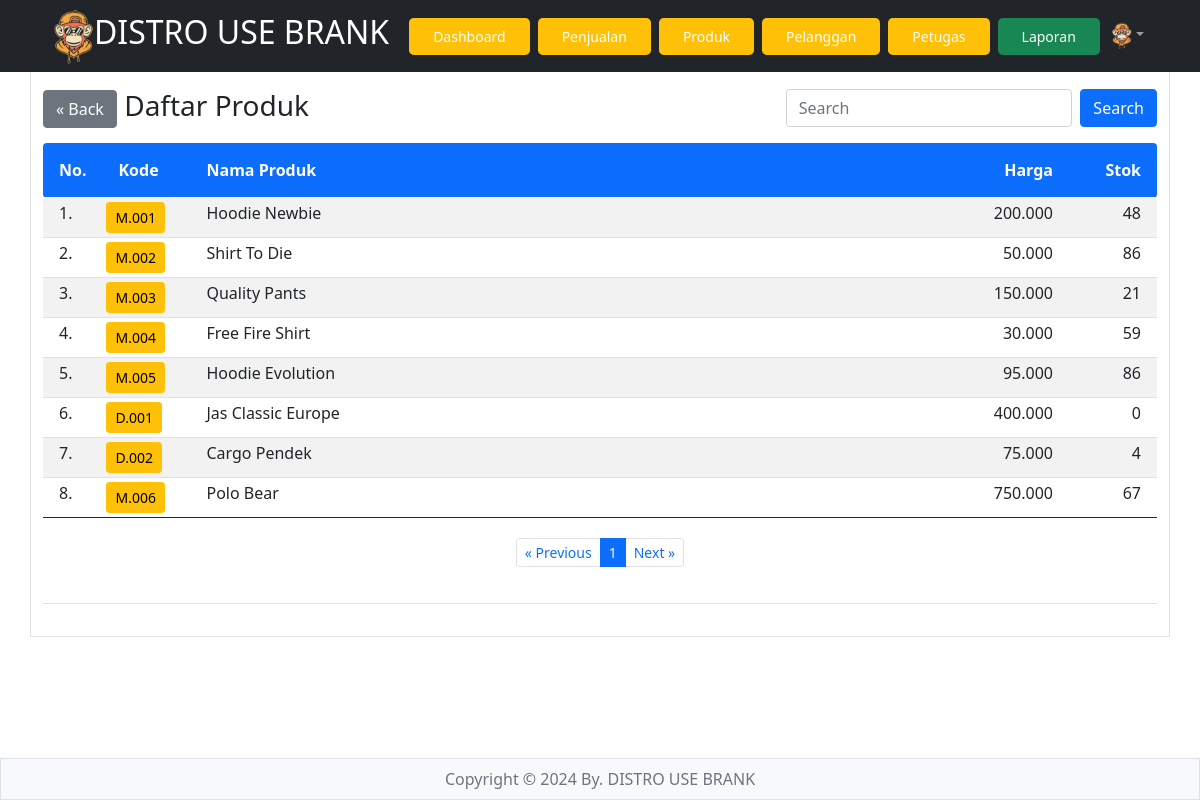
Screenshot of /penjualan/produk.php (signed in) with the database file from the repository.
### tables this page shows
CREATE TABLE `produk` (
  `id_produk` int(11) NOT NULL,
  `kode_produk` varchar(15) DEFAULT NULL,
  `nama_produk` varchar(50) DEFAULT NULL,
  `harga` int(11) DEFAULT NULL,
  `stok` int(11) DEFAULT NULL
);

### penjualan/produk.php (the view, shortened to what this page needs)
<?php
if(!isset($_SESSION['username'])&&!isset($_SESSION['password'])){
?>
<meta http-equiv="refresh" content="0;url=../login.php">
<?php
}else{
?>
<html>
<!DOCTYPE html>
<html lang="en">
<head>
    <link rel="stylesheet" href="../bootstrap/css/bootstrap.min.css" />
</head>
<body>
<?php include "../header.php" ?>
<main class="container border py-3">
<br><br><br>
<div class="container">
	<div class="row">
			<div class="col-sm-8 px-0"><h3><a href="transaksi.php" class="btn btn-secondary">&laquo; Back</a> Daftar Produk</h3></div>
			<div class="col-sm-4 px-0">
					<form class="d-flex" method="GET" action="">
        	<input class="form-control me-2" type="text" placeholder="Search" name="np">
        	<button class="btn btn-primary" type="submit">Search</button>
      </form>
			</div>
	</div>
</div>
<table class="table table-hover table-striped table-sm">
	<thead class="bg-primary text-white">
		<tr>
			<th class="p-3 rounded-start" width="55px">No.</th>
			<th class="py-3 px-3" width="100px">Kode</th>
			<th class="py-3">Nama Produk</th>
			<th class="py-3 text-end" width="100px">Harga</th>
			<th class="py-3 px-3 text-end rounded-end" width="100px" >Stok</th>
		</tr>
	</thead>
	<tbody>
		<?php
		include "../config.php";
		$batas = 10;
		$halaman = isset($_GET['halaman'])?(int)$_GET['halaman'] : 1;
		$halaman_awal = ($halaman>1) ? ($halaman * $batas) - $batas : 0;
		$previous = $halaman - 1;
		$next = $halaman + 1;
		if(isset($_GET['np'])){
			$np=$_GET['np'];
			$sqldata="select * from produk where nama_produk like '%$np%'";
		}else{
			$sqldata="select * from produk";
		}
		$resdata=mysqli_query($koneksi,$sqldata);
		$jumlah_data = mysqli_num_rows($resdata);
		$total_halaman = ceil($jumlah_data / $batas);
		if(isset($_GET['np'])){
			$np=$_GET['np'];
			$sql="select * from produk where nama_produk like '%$np%' limit $halaman_awal, $batas";
		}else{
			$sql="select * from produk limit $halaman_awal, $batas";
		}
		$result=mysqli_query($koneksi,$sql);
		$no= $halaman_awal+1;
		while($data=mysqli_fetch_array($result)){
			$hp=number_format($data['harga'],0,",",".");
			$kp=$data['kode_produk'];
			$stokawal=$data['stok'];
			$sqlst="select * from detail_penjualan where kode_produk='$kp'";
			$resst=mysqli_query($koneksi,$sqlst);
			$jmlst=0;
			while($dtst=mysqli_fetch_array($resst)){
				$jml=$dtst['jumlah'];
				$jmlst=$jmlst+$jml;
			}
			$sqltp="select * from tambah_stok where kode_produk='$kp'";
			$restp=mysqli_query($koneksi,$sqltp);
			$jmltp=0;
			while($dttp=mysqli_fetch_array($restp)){
				$jml=$dttp['jumlah'];
				$jmltp=$jmltp+$jml;
			}
			$stokakhir=$stokawal-$jmlst+$jmltp;
			$sp=number_format($stokakhir,0,",",".");
		?>
		<tr>
				<td class="px-3"><?= $no ?>.</td>
				<td><a class="btn btn-sm btn-warning" href="transaksi.php?kp=<?= $data['kode_produk'] ?>"><?= $data['kode_produk'] ?></a></td>
				<td><?= $data['nama_produk'] ?></td>
				<td align="right"><?= $hp ?></td>
				<td align="right" class="px-3"><?= $sp ?></td>
		</tr>
		<?php
		$no++;
		}
		?>
	</tbody>
	<tfoot>
		<tr>
			<td colspan="6" class="text-center">
				<div class="container">
					<div class="row">
						<div class="col-12 text-center py-3">
							<ul class="pagination justify-content-center pagination-sm">
								<li class="page-item"><a class="page-link" <?php if($halaman > 1){ echo "href='?halaman=$previous'"; } ?>>&laquo; Previous</a></li>
								<?php
								for($x=1;$x<=$total_halaman;$x++){
									if($x==$halaman){
								?>
									<li class="page-item active"><a class="page-link" href="?halaman=<?php echo $x ?>"><?php echo $x; ?></a></li>
								<?php
									}else{
								?>
									<li class="page-item"><a class="page-link" href="?halaman=<?php echo $x ?>"><?php echo $x; ?></a></li>
								<?php
									}
								}
								?>
								<li class="page-item"><a class="page-link" <?php if($halaman < $total_halaman) { echo "href='?halaman=$next'"; } ?>>Next &raquo;</a></li>
							</ul>
						</div>
					</div>
				</div>
			</td>
		</tr>
	</tfoot>
</table>
</main>
<?php include "../footer.php" ?>
</body>
</html>
<?php } ?>

### rows the page displays
produk: kode_produk "M.001", nama_produk "Hoodie Newbie", harga "200.000", stok "48"
produk: kode_produk "M.002", nama_produk "Shirt To Die", harga "50.000", stok "86"
produk: kode_produk "M.003", nama_produk "Quality Pants", harga "150.000", stok "21"
produk: kode_produk "M.004", nama_produk "Free Fire Shirt", harga "30.000", stok "59"
produk: kode_produk "M.005", nama_produk "Hoodie Evolution", harga "95.000", stok "86"
produk: kode_produk "D.001", nama_produk "Jas Classic Europe", harga "400.000", stok "0"
produk: kode_produk "D.002", nama_produk "Cargo Pendek", harga "75.000", stok "4"
produk: kode_produk "M.006", nama_produk "Polo Bear", harga "750.000", stok "67"
